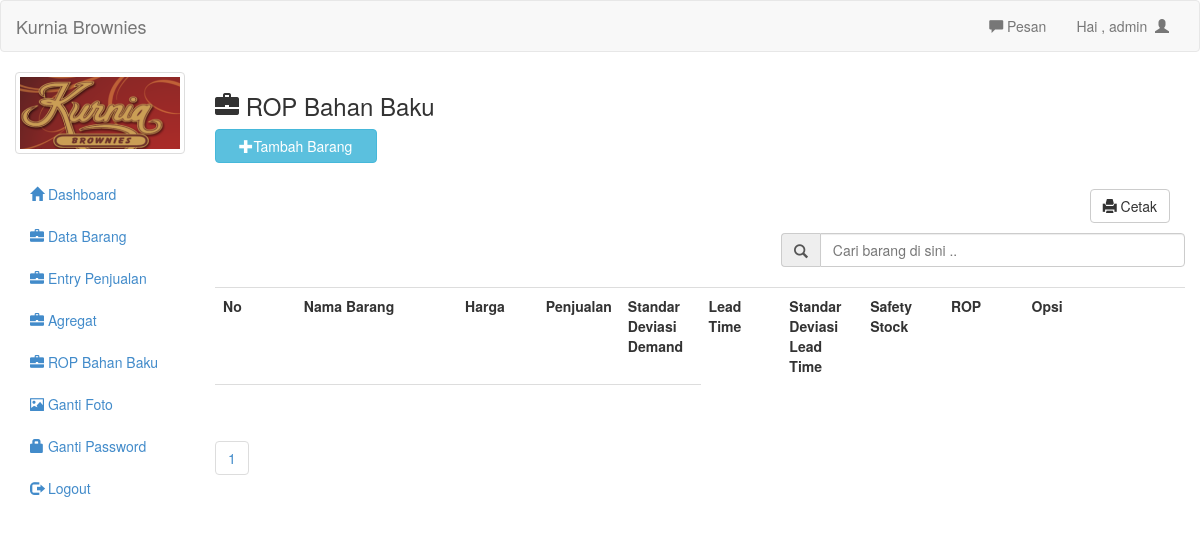
/admin/rop.php (signed in), run on an earlier commit of the app's database.
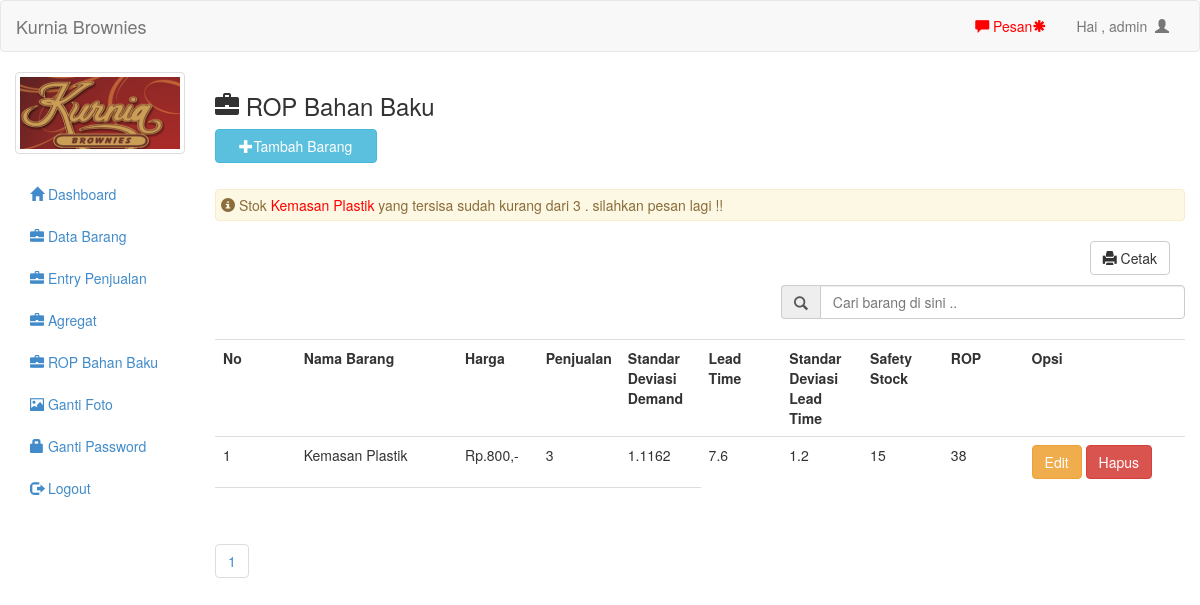
And on a later commit of the database.
### tables this page shows
CREATE TABLE `bahanbaku` (
  `id` int(20) NOT NULL,
  `nama` varchar(50) DEFAULT NULL,
  `supplier` varchar(50) DEFAULT NULL,
  `harga` double DEFAULT NULL,
  `jumlah` double DEFAULT NULL,
  `lead` double DEFAULT NULL,
  `sd` double DEFAULT NULL,
  `sl` double DEFAULT NULL,
  `z` double NOT NULL DEFAULT '1.645',
  `tetha` double AS (sqrt((power((jumlah),2)*power(sl,2))+power(lead,2)*power(sd,2))) VIRTUAL,
  `ss` int(11) AS (z*(sqrt((power((jumlah),2)*power(sl,2))+power(lead,2)*power(sd,2)))) VIRTUAL,
  `ROP` int(11) AS ((jumlah)*lead+(z*(sqrt((power((jumlah),2)*power(sl,2))+power(lead,2)*power(sd,2))))) VIRTUAL
);

### admin/rop.php (the view, shortened to what the changed rows need)
<?php include 'header.php'; ?>
<h3><span class="glyphicon glyphicon-briefcase"></span> ROP Bahan Baku</h3>
<button style="margin-bottom:20px" data-toggle="modal" data-target="#myModal" class="btn btn-info col-md-2"><span class="glyphicon glyphicon-plus"></span>Tambah Barang</button>
<br/>
<br/>
<br/>
<?php
$periksa=mysql_query("select * from bahanbaku where jumlah <= ROP");
while($q=mysql_fetch_array($periksa)){
	if($q['jumlah']<=3){
		?>
		<?php
		echo "<div style='padding:5px' class='alert alert-warning'><span class='glyphicon glyphicon-info-sign'></span> Stok  <a style='color:red'>". $q['nama']."</a> yang tersisa sudah kurang dari 3 . silahkan pesan lagi !!</div>";
	}
}
?>
<?php
$per_hal=20;
$jumlah_record=mysql_query("SELECT COUNT(*) from barang");
$jum=mysql_result($jumlah_record, 0);
$halaman=ceil($jum / $per_hal);
$page = (isset($_GET['page'])) ? (int)$_GET['page'] : 1;
$start = ($page - 1) * $per_hal;
?>
<div class="col-md-12">
	<a style="margin-bottom:10px" href="lap_barang.php" target="_blank" class="btn btn-default pull-right"><span class='glyphicon glyphicon-print'></span>  Cetak</a>
</div>
<form action="cari_act.php" method="get">
	<div class="input-group col-md-5 col-md-offset-7">
	</div>
</form>
<br/>
<table class="table table-hover">
	<tr>
		<th class="col-md-1">No</th>
		<th class="col-md-2">Nama Barang</th>
		<th class="col-md-1">Harga</th>
		<th class="col-md-1">Penjualan</th>
		<th class="col-md-1">Standar Deviasi Demand</th>
		<th class="col-md-1">Lead Time</th>
		<th class="col-md-1">Standar Deviasi Lead Time</th>
		<th class="col-md-1">Safety Stock</th>
		<th class="col-md-1">ROP</th>
		<th class="col-md-2">Opsi</th>
	</tr>
	<?php
	if(isset($_GET['cari'])){
		$cari=mysql_real_escape_string($_GET['cari']);
		$brg=mysql_query("select * from bahanbaku where nama like '$cari' or jenis like '$cari'");
	}else{
		$brg=mysql_query("select * from bahanbaku limit $start, $per_hal");
	}
	$no=1;
	while($b=mysql_fetch_array($brg)){
		?>
		<tr>
			<td><?php echo $no++ ?></td>
			<td><?php echo $b['nama'] ?></td>
			<td>Rp.<?php echo number_format($b['harga']) ?>,-</td>
			<td><?php echo $b['jumlah'] ?></td>
			<td><?php echo $b['sd'] ?></td>
			<td><?php echo $b['lead'] ?></td>
			<td><?php echo $b['sl'] ?></td>
			<td><?php echo $b['ss'] ?></td>
			<td><?php echo $b['ROP'] ?></td>
			<td>
				<a href="editbahanbaku.php?id=<?php echo $b['id']; ?>" class="btn btn-warning">Edit</a>
				<a onclick="if(confirm('Apakah anda yakin ingin menghapus data ini ??')){ location.href='hapusbahanbaku.php?id=<?php echo $b['id']; ?>' }" class="btn btn-danger">Hapus</a>
			</td>
		</tr>
		<?php
	}
	?>
	<tr>
	</tr>
</table>
<ul class="pagination">
			<?php
			for($x=1;$x<=$halaman;$x++){
				?>
				<li><a href="?page=<?php echo $x ?>"><?php echo $x ?></a></li>
				<?php
			}
			?>
		</ul>
<?php
include 'footer.php';
?>

### admin/header.php (shortened to what the changed rows need)
<!DOCTYPE html>
<html>
<head>
	<link rel="stylesheet" type="text/css" href="../assets/css/bootstrap.css">
	<link rel="stylesheet" type="text/css" href="../assets/js/jquery-ui/jquery-ui.css">
</head>
<body>
	<div class="navbar navbar-default">
		<div class="container-fluid">
			<div class="collapse navbar-collapse">
				<ul class="nav navbar-nav navbar-right">
					<li><a id="pesan_sedia" href="#" data-toggle="modal" data-target="#modalpesan"><span class='glyphicon glyphicon-comment'></span>  Pesan</a></li>
				</ul>
			</div>
		</div>
	</div>
	<div class="col-md-2">
		<div class="row">
			<?php
			$use=$_SESSION['uname'];
			$fo=mysql_query("select foto from admin where uname='$use'");
			while($f=mysql_fetch_array($fo)){
				?>
				<div class="col-xs-6 col-md-12">
					<a class="thumbnail">
						<img class="img-responsive" src="foto/<?php echo $f['foto']; ?>">
					</a>
				</div>
				<?php
			}
			?>
		</div>
	</div>
	<div class="col-md-10">

What changed in the data, as far as the page shows it:
added bahanbaku: nama "Kemasan Plastik", harga "800", jumlah "3", sd "1.1162", lead "7.6", sl "1.2", ss "15", ROP "38"
